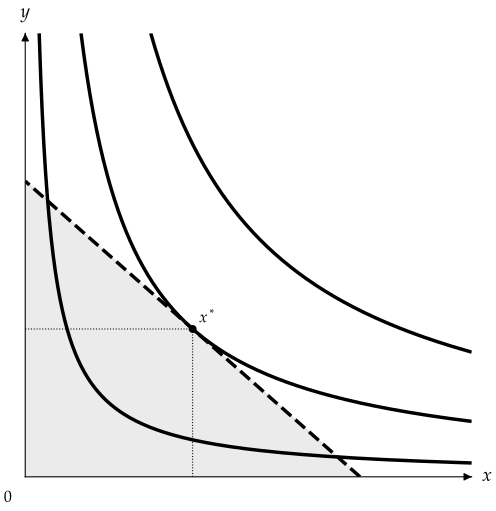

Reproduce this figure in Python.
from dataclasses import replace

from utility_viz import Canvas, levels, solve, themes
from utility_viz.models import CobbDouglas

model = CobbDouglas(alpha=0.5, beta=0.5)
eq = solve(model, px=2.0, py=3.0, income=30.0)

# theme colours with manual line weights
theme = replace(
    themes.monochrome,
    background_color="#ffffff",
    ic_linewidth=2.6,
    budget_linewidth=2.6,
    eq_markersize=5.0,
)

cvs = Canvas(x_max=20, y_max=15, x_label="$x$", y_label="$y$", theme=theme)
cvs.add_utility(model, levels=levels.around(eq.utility, n=3))
cvs.add_budget(2.0, 3.0, 30.0, fill=True)
cvs.add_equilibrium(eq)
cvs.save("theme_monochrome.png")
